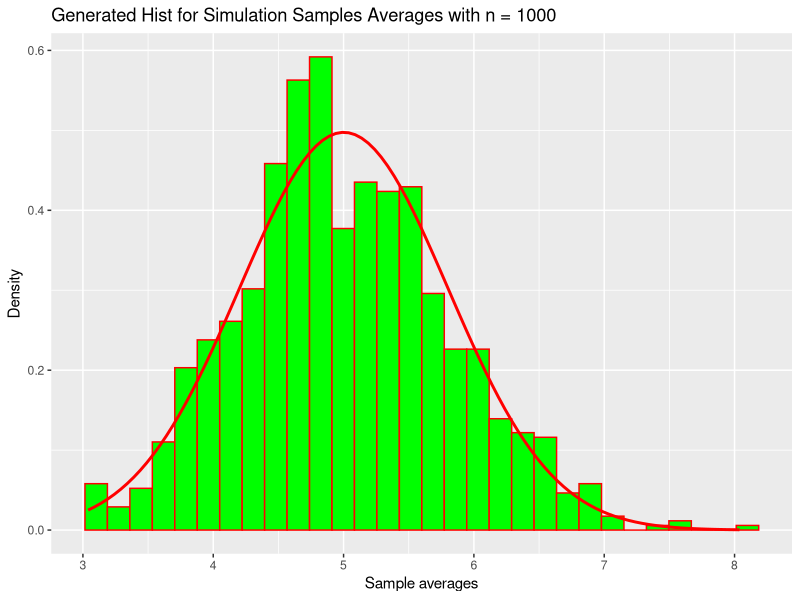

Write R code to recreate this figure.
## ---- chunk 1
knitr::opts_chunk$set(echo = TRUE)
## ---- chunk 2
library(ggplot2)
## ---- chunk 3
# Keeping seed so as to ensure reproducibility
set.seed(100)
# Initializing lambda as 0.2
lamb <- 0.2
# Having lambda=0.2 and n=40, we now try to compute sample mean per one simulation
my_exponent <- rexp(40, lamb)
mean(my_exponent)
# Having lambda=0.2 and n=40, we now try to compute sample mean for 1000 simulations
my_exponent1000 <- as.data.frame(replicate(1000,mean(rexp(40, lamb))))
names(my_exponent1000) <- c("avg_of_samples")
# Calculate the mean of this simulation of sample means
my_avg1000 <- mean(my_exponent1000$avg_of_samples)
my_avg1000
# The theoretical mean which is the centre of the distribution is 
1/lamb
## ---- chunk 4
# By having theta^2/n computing the varience for this simulation
my_variance1000 <- var(my_exponent1000$avg_of_samples)
my_variance1000
# Variance of the distribution according to theory is 
((1/lamb)^2)/40
## ---- chunk 5
# Using GGplot to plot the average of sims
ggplot(data = my_exponent1000, aes(x=avg_of_samples)) +
    geom_histogram(aes(y = ..density..),colour="red",fill="green")+
    stat_function(fun=dnorm,args=list( mean=my_avg1000, sd=sqrt(my_variance1000)),
    geom="line",color = "red", size = 1.0)+
    ggtitle("Generated Hist for Simulation Samples Averages with n = 1000") +
    scale_x_continuous("Sample averages")+
    ylab("Density")
